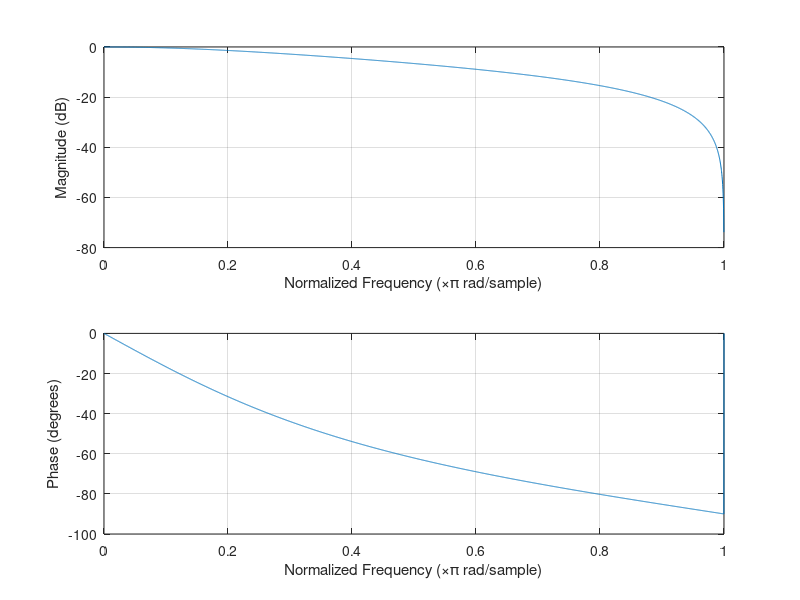

This chart was generated by the following MATLAB code:
% analog modeled lopass filter with DK method

Fs =48000;

Ts = 1/Fs;

%Components

C1 = 82*10^-12;
R1 = Ts/(2*C1);
R2 = 240*10^3;

fc = 1/(2*pi*R2*C1);

Vi = [1;zeros(2047,1)];
N = length(Vi);
G = (1/R1+1/R2);

%filter coefficients
b0 =1/(G*R2);
b1 = 1/G;

%state
x1 = 0;




for n=1:N
    
    Vo(n,1) = b0*Vi(n,1)+b1*x1;
    x1 = (2/R1)*Vo(n,1) - x1;
    
end

freqz(Vo);
